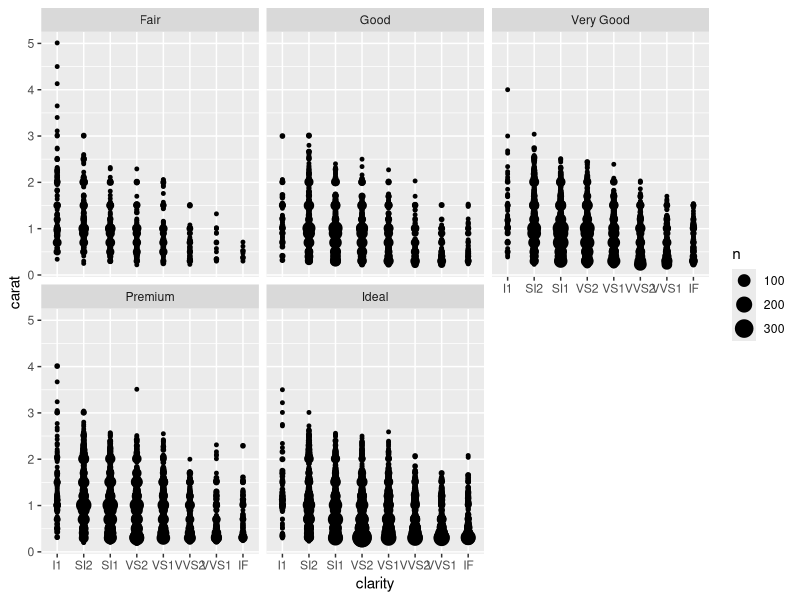
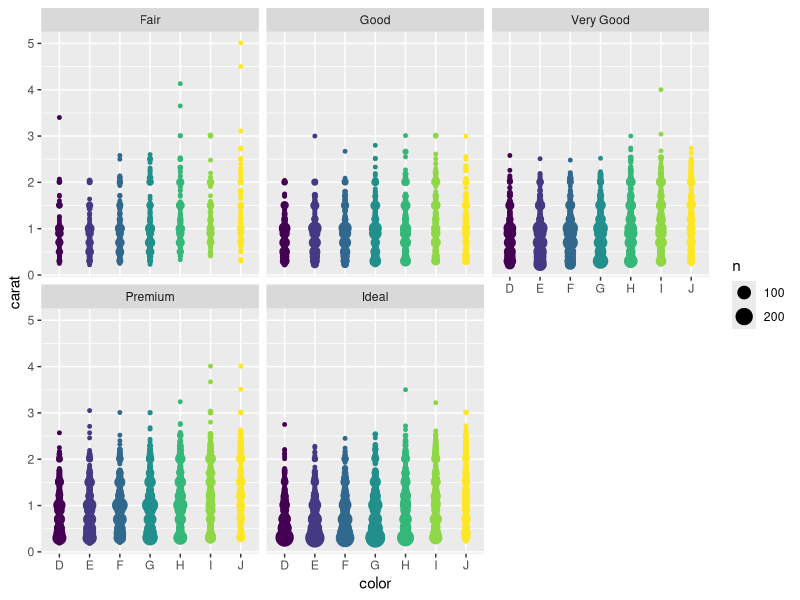

Here is the R script that generated these plots, in order:
## ---- chunk 1
library(ggplot2)
library(knitr)

# (For later)
# diamonds <- diamonds[diamonds$price < 2400]
## ---- chunk 2
options(knitr.kable.NA = '')
kable(summary(diamonds[, c('carat', 'cut', 'color', 'clarity', 'depth')]),
      booktabs = TRUE,
      caption = '(ref:diamonds)')

## ---- chunk 3
ggplot(diamonds) + 
  geom_count(aes(clarity, carat)) +
  guides(color = FALSE) + 
  facet_wrap(~cut)
## ---- chunk 4
ggplot(diamonds) + 
  geom_count(aes(color, carat, color = color)) +
  guides(color = FALSE) + 
  facet_wrap(~cut)
